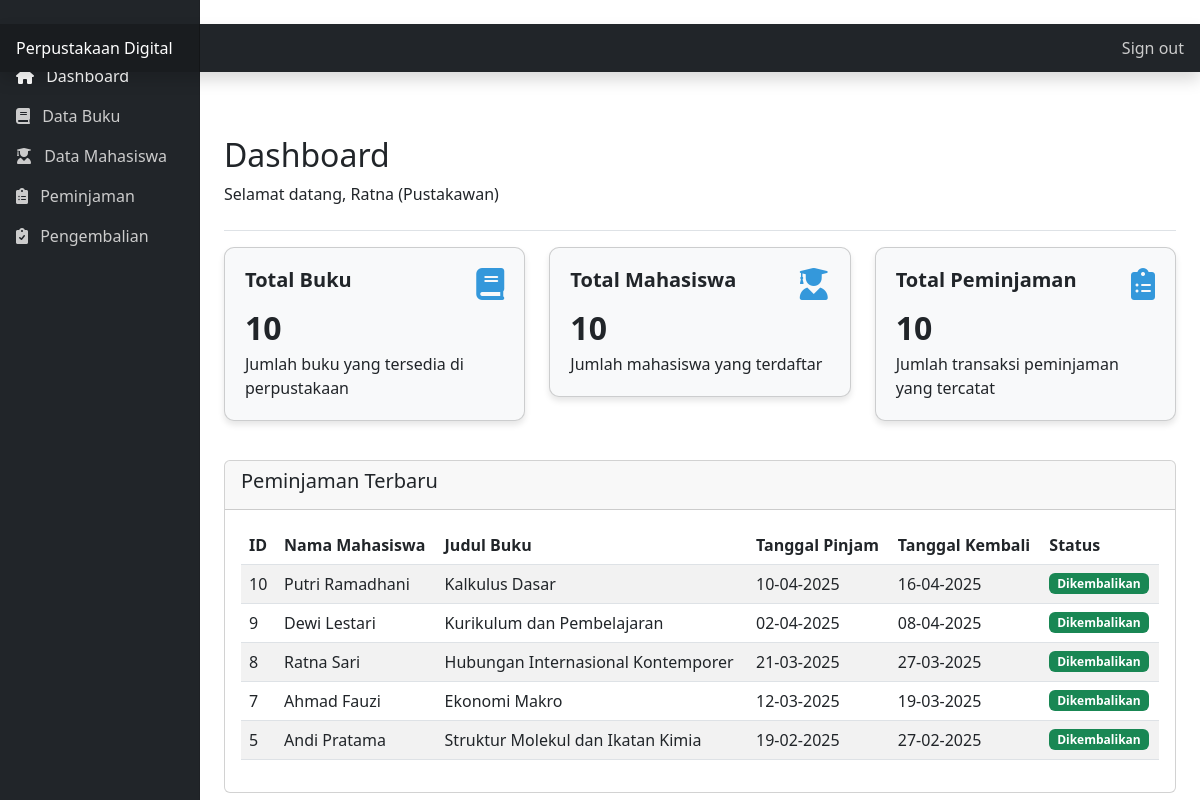
Screenshot of /dashboard.php (signed in) with the database file from the repository.
### tables this page shows
CREATE TABLE `transaksi_peminjaman` (
  `ID_Peminjaman` int NOT NULL AUTO_INCREMENT,
  `Tanggal_Pinjam` date DEFAULT NULL,
  `Tanggal_Kembali` date DEFAULT NULL,
  `Status_Peminjaman` varchar(20) DEFAULT NULL,
  `NIM` varchar(15) DEFAULT NULL,
  `ID_Buku` char(5) DEFAULT NULL,
  `ID_Staff` char(5) DEFAULT NULL,
  PRIMARY KEY (`ID_Peminjaman`),
  KEY `NIM` (`NIM`),
  KEY `ID_Buku` (`ID_Buku`),
  KEY `ID_Staff` (`ID_Staff`),
  CONSTRAINT `transaksi_peminjaman_ibfk_1` FOREIGN KEY (`NIM`) REFERENCES `mahasiswa` (`NIM`),
  CONSTRAINT `transaksi_peminjaman_ibfk_2` FOREIGN KEY (`ID_Buku`) REFERENCES `buku` (`ID_Buku`),
  CONSTRAINT `transaksi_peminjaman_ibfk_3` FOREIGN KEY (`ID_Staff`) REFERENCES `staff` (`ID_Staff`)
);

CREATE TABLE `mahasiswa` (
  `NIM` varchar(50) NOT NULL,
  `Nama_Mahasiswa` varchar(50) DEFAULT NULL,
  `Alamat_Mahasiswa` text,
  `No_Telepon_Mahasiswa` varchar(15) DEFAULT NULL,
  `Status_Mahasiswa` varchar(10) DEFAULT NULL,
  PRIMARY KEY (`NIM`)
);

CREATE TABLE `buku` (
  `ID_Buku` char(5) NOT NULL,
  `Judul` varchar(75) DEFAULT NULL,
  `Tahun_Terbit` year DEFAULT NULL,
  `Jumlah_Halaman` int DEFAULT NULL,
  `ID_Penerbit` char(4) DEFAULT NULL,
  PRIMARY KEY (`ID_Buku`),
  KEY `ID_Penerbit` (`ID_Penerbit`),
  CONSTRAINT `buku_ibfk_1` FOREIGN KEY (`ID_Penerbit`) REFERENCES `penerbit` (`ID_Penerbit`)
);

### dashboard.php (the view, shortened to what this page needs)
<?php
require_once 'koneksi.php';
$query_total_buku = "SELECT COUNT(*) as total FROM buku";
$result_total_buku = mysqli_query($koneksi, $query_total_buku);
$row_total_buku = mysqli_fetch_assoc($result_total_buku);
$total_buku = $row_total_buku['total'];
$query_total_mahasiswa = "SELECT COUNT(*) as total FROM mahasiswa";
$result_total_mahasiswa = mysqli_query($koneksi, $query_total_mahasiswa);
$row_total_mahasiswa = mysqli_fetch_assoc($result_total_mahasiswa);
$total_mahasiswa = $row_total_mahasiswa['total'];
$query_total_peminjaman = "SELECT COUNT(*) as total FROM transaksi_peminjaman";
$result_total_peminjaman = mysqli_query($koneksi, $query_total_peminjaman);
$row_total_peminjaman = mysqli_fetch_assoc($result_total_peminjaman);
$total_peminjaman = $row_total_peminjaman['total'];
$query_peminjaman_terbaru = "SELECT tp.ID_Peminjaman, tp.Tanggal_Pinjam, tp.Tanggal_Kembali, tp.Status_Peminjaman,
                             m.Nama_Mahasiswa, b.Judul
                             FROM transaksi_peminjaman tp
                             JOIN mahasiswa m ON tp.NIM = m.NIM
                             JOIN buku b ON tp.ID_Buku = b.ID_Buku
                             ORDER BY tp.Tanggal_Pinjam DESC
                             LIMIT 5";
$result_peminjaman_terbaru = mysqli_query($koneksi, $query_peminjaman_terbaru);
?>
<!DOCTYPE html>
<html lang="id">
<head>
    <link href="https://cdn.jsdelivr.net/npm/bootstrap@5.3.0-alpha1/dist/css/bootstrap.min.css" rel="stylesheet">
    <link rel="stylesheet" href="https://cdnjs.cloudflare.com/ajax/libs/font-awesome/6.0.0/css/all.min.css">
</head>
<body>
    <header class="navbar navbar-dark sticky-top bg-dark flex-md-nowrap p-0 shadow">
        <a class="navbar-brand col-md-3 col-lg-2 me-0 px-3" href="#">Perpustakaan Digital</a>
        <div class="navbar-nav">
            <div class="nav-item text-nowrap">
                <a class="nav-link px-3" href="logout.php">Sign out</a>
            </div>
        </div>
    </header>
    <div class="container-fluid">
        <div class="row">
            <nav id="sidebarMenu" class="col-md-3 col-lg-2 d-md-block bg-dark sidebar collapse">
                <div class="position-sticky sidebar-sticky">
                    <ul class="nav flex-column">
                        <li class="nav-item">
                            <a class="nav-link active" href="dashboard.php">
                                <i class="fas fa-home me-2"></i>
                                Dashboard
                            </a>
                        </li>
                        <li class="nav-item">
                            <a class="nav-link" href="buku.php">
                                <i class="fas fa-book me-2"></i>
                                Data Buku
                            </a>
                        </li>
                        <li class="nav-item">
                            <a class="nav-link" href="mahasiswa.php">
                                <i class="fas fa-user-graduate me-2"></i>
                                Data Mahasiswa
                            </a>
                        </li>
                        <li class="nav-item">
                            <a class="nav-link" href="peminjaman.php">
                                <i class="fas fa-clipboard-list me-2"></i>
                                Peminjaman
                            </a>
                        </li>
                        <li class="nav-item">
                            <a class="nav-link" href="pengembalian.php">
                                <i class="fas fa-clipboard-check me-2"></i>
                                Pengembalian
                            </a>
                        </li>
                    </ul>
                </div>
            </nav>
            <main class="col-md-9 ms-sm-auto col-lg-10 px-md-4">
                <div class="welcome-message pt-3 pb-2 mb-3 border-bottom">
                    <h1 class="h2">Dashboard</h1>
                    <p>Selamat datang, <?php echo $_SESSION['nama']; ?> (<?php echo $_SESSION['jabatan']; ?>)</p>
                </div>
                <div class="row">
                    <div class="col-xl-4 col-md-6">
                        <div class="card card-dashboard bg-light">
                            <div class="card-body">
                                <div class="icon">
                                    <i class="fas fa-book"></i>
                                </div>
                                <h5 class="card-title">Total Buku</h5>
                                <p class="count"><?php echo $total_buku; ?></p>
                                <p class="card-text">Jumlah buku yang tersedia di perpustakaan</p>
                            </div>
                        </div>
                    </div>
                    <div class="col-xl-4 col-md-6">
                        <div class="card card-dashboard bg-light">
                            <div class="card-body">
                                <div class="icon">
                                    <i class="fas fa-user-graduate"></i>
                                </div>
                                <h5 class="card-title">Total Mahasiswa</h5>
                                <p class="count"><?php echo $total_mahasiswa; ?></p>
                                <p class="card-text">Jumlah mahasiswa yang terdaftar</p>
                            </div>
                        </div>
                    </div>
                    <div class="col-xl-4 col-md-6">
                        <div class="card card-dashboard bg-light">
                            <div class="card-body">
                                <div class="icon">
                                    <i class="fas fa-clipboard-list"></i>
                                </div>
                                <h5 class="card-title">Total Peminjaman</h5>
                                <p class="count"><?php echo $total_peminjaman; ?></p>
                                <p class="card-text">Jumlah transaksi peminjaman yang tercatat</p>
                            </div>
                        </div>
                    </div>
                </div>
                <div class="row mt-4">
                    <div class="col-12">
                        <div class="card">
                            <div class="card-header">
                                <h5>Peminjaman Terbaru</h5>
                            </div>
                            <div class="card-body">
                                <div class="table-responsive">
                                    <table class="table table-striped table-hover">
                                        <thead>
                                            <tr>
                                                <th>ID</th>
                                                <th>Nama Mahasiswa</th>
                                                <th>Judul Buku</th>
                                                <th>Tanggal Pinjam</th>
                                                <th>Tanggal Kembali</th>
                                                <th>Status</th>
                                            </tr>
                                        </thead>
                                        <tbody>
                                            <?php while ($row = mysqli_fetch_assoc($result_peminjaman_terbaru)) : ?>
                                            <tr>
                                                <td><?php echo $row['ID_Peminjaman']; ?></td>
                                                <td><?php echo $row['Nama_Mahasiswa']; ?></td>
                                                <td><?php echo $row['Judul']; ?></td>
                                                <td><?php echo date('d-m-Y', strtotime($row['Tanggal_Pinjam'])); ?></td>
                                                <td><?php echo date('d-m-Y', strtotime($row['Tanggal_Kembali'])); ?></td>
                                                <td>
                                                    <?php if ($row['Status_Peminjaman'] == 'Dikembalikan') : ?>
                                                        <span class="badge bg-success">Dikembalikan</span>
                                                    <?php else : ?>
                                                        <span class="badge bg-warning">Dipinjam</span>
                                                    <?php endif; ?>
                                                </td>
                                            </tr>
                                            <?php endwhile; ?>
                                        </tbody>
                                    </table>
                                </div>
                            </div>
                        </div>
                    </div>
                </div>
            </main>
        </div>
    </div>
</body>
</html>

### dashboard.php (style rules this page uses)
.sidebar { position: fixed; top: 0; bottom: 0; left: 0; z-index: 100; padding: 48px 0 0; box-shadow: inset -1px 0 0 rgba(0, 0, 0, .1); background-color: #343a40; }
.sidebar-sticky { position: relative; top: 0; height: calc(100vh - 48px); padding-top: .5rem; overflow-x: hidden; overflow-y: auto; }
.nav-link { font-weight: 500; color: #ccc; }
.nav-link.active { color: #fff; }
.navbar-brand { padding-top: .75rem; padding-bottom: .75rem; font-size: 1rem; background-color: rgba(0, 0, 0, .25); box-shadow: inset -1px 0 0 rgba(0, 0, 0, .25); }
.card-dashboard { border-radius: 10px; margin-bottom: 15px; box-shadow: 0 4px 6px rgba(0, 0, 0, 0.1); }
.card-dashboard .card-body { padding: 1.25rem; }
.card-dashboard .card-title { font-weight: 600; margin-bottom: 0.75rem; }
.card-dashboard .icon { float: right; font-size: 2rem; color: #3498db; }
.card-dashboard .count { font-size: 2rem; font-weight: 700; margin-bottom: 0; }
main { padding-top: 48px; }
.welcome-message { margin-bottom: 24px; }

### rows the page displays
transaksi_peminjaman: ID_Peminjaman "10", NIM.Nama_Mahasiswa "Putri Ramadhani", ID_Buku.Judul "Kalkulus Dasar", Tanggal_Pinjam "10-04-2025", Tanggal_Kembali "16-04-2025", Status_Peminjaman "Dikembalikan"
transaksi_peminjaman: ID_Peminjaman "9", NIM.Nama_Mahasiswa "Dewi Lestari", ID_Buku.Judul "Kurikulum dan Pembelajaran", Tanggal_Pinjam "02-04-2025", Tanggal_Kembali "08-04-2025", Status_Peminjaman "Dikembalikan"
transaksi_peminjaman: ID_Peminjaman "8", NIM.Nama_Mahasiswa "Ratna Sari", ID_Buku.Judul "Hubungan Internasional Kontemporer", Tanggal_Pinjam "21-03-2025", Tanggal_Kembali "27-03-2025", Status_Peminjaman "Dikembalikan"
transaksi_peminjaman: ID_Peminjaman "7", NIM.Nama_Mahasiswa "Ahmad Fauzi", ID_Buku.Judul "Ekonomi Makro", Tanggal_Pinjam "12-03-2025", Tanggal_Kembali "19-03-2025", Status_Peminjaman "Dikembalikan"
transaksi_peminjaman: ID_Peminjaman "5", NIM.Nama_Mahasiswa "Andi Pratama", ID_Buku.Judul "Struktur Molekul dan Ikatan Kimia", Tanggal_Pinjam "19-02-2025", Tanggal_Kembali "27-02-2025", Status_Peminjaman "Dikembalikan"

### other values shown
$_SESSION['nama'] "Ratna"
$_SESSION['jabatan'] "Pustakawan"
$total_buku "10"
$total_mahasiswa "10"
$total_peminjaman "10"
